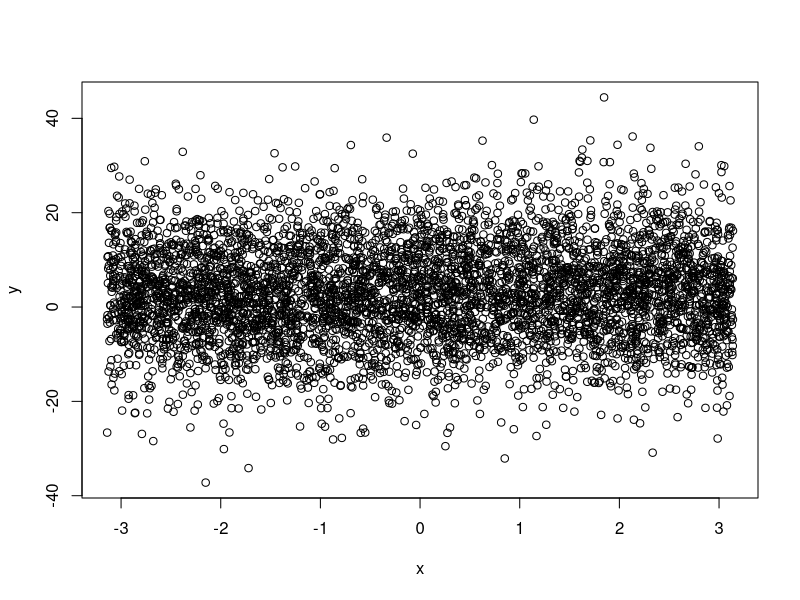
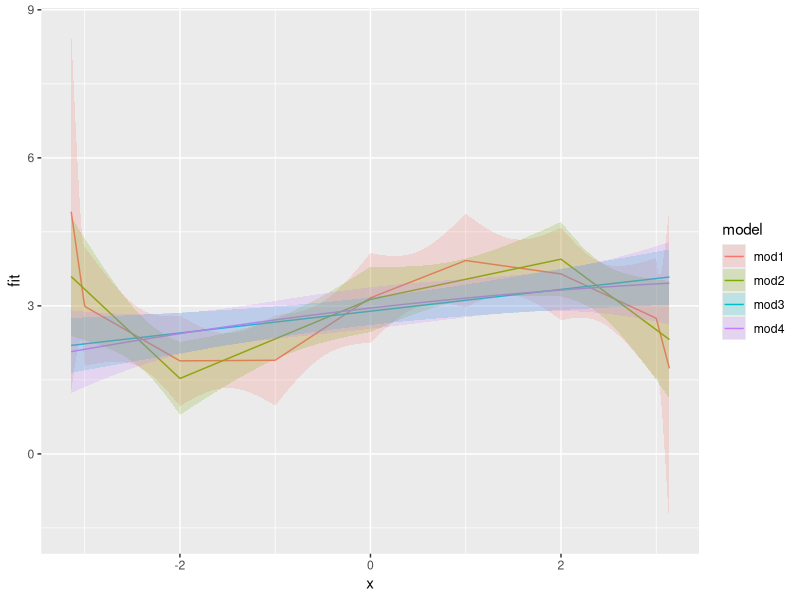

Write R code to recreate these figures, in order.
library(tidyverse)

n <- 5000
x <- runif(n, -pi, pi)
y <- 3 + sin(x) + rnorm(n, mean=0, sd=10)

plot(x, y)

df <- data.frame(x, y)

piece.formula <- function(var.name, knots) {
  formula.sign <- rep(" - ", length(knots))
  formula.sign[knots < 0] <- " + "
  paste(var.name, "+",
        paste("I(pmax(", var.name, formula.sign, abs(knots), ", 0))",
              collapse = " + ", sep=""))
}

#mod0 <- lm(as.formula(paste0("y ~ ", piece.formula('x', seq(-3.14, 3.14, 0.05)))), data=df)
mod1 <- lm(as.formula(paste0("y ~ ", piece.formula('x', c(-3, -2, -1, 0, 1, 2, 3)))), data=df)
mod2 <- lm(as.formula(paste0("y ~ ", piece.formula('x', c(-2, 0, 2)))), data=df)
mod3 <- lm(y ~ x, data=df)
mod4 <- lm(y ~ x + I(x^2), data=df)

pdat <- data.frame(x=seq(-pi, pi, by=0.01))

#pdat$mod0.fit <- predict(mod0, pdat, se=T)$fit
#pdat$mod0.sefit <- predict(mod0, pdat, se=T)$se.fit
pdat$mod1.fit <- predict(mod1, pdat, se=T)$fit
pdat$mod1.sefit <- predict(mod1, pdat, se=T)$se.fit
pdat$mod2.fit <- predict(mod2, pdat, se=T)$fit
pdat$mod2.sefit <- predict(mod2, pdat, se=T)$se.fit
pdat$mod3.fit <- predict(mod3, pdat, se=T)$fit
pdat$mod3.sefit <- predict(mod3, pdat, se=T)$se.fit
pdat$mod4.fit <- predict(mod4, pdat, se=T)$fit
pdat$mod4.sefit <- predict(mod4, pdat, se=T)$se.fit

p <- pdat %>%
  gather(var, value, -x) %>%
  mutate(model = substr(var, 1, 4),
         param = substr(var, 6, nchar(var))) %>%
  select(-var) %>%
  spread(param, value) %>%
  mutate(ymin = fit - 1.96*sefit,
         ymax = fit + 1.96*sefit)

ggplot(p) + 
  geom_line(aes(x=x, y=fit, color=model)) + 
  geom_ribbon(aes(x=x, ymin=ymin, ymax=ymax, fill=model), alpha=0.2)
